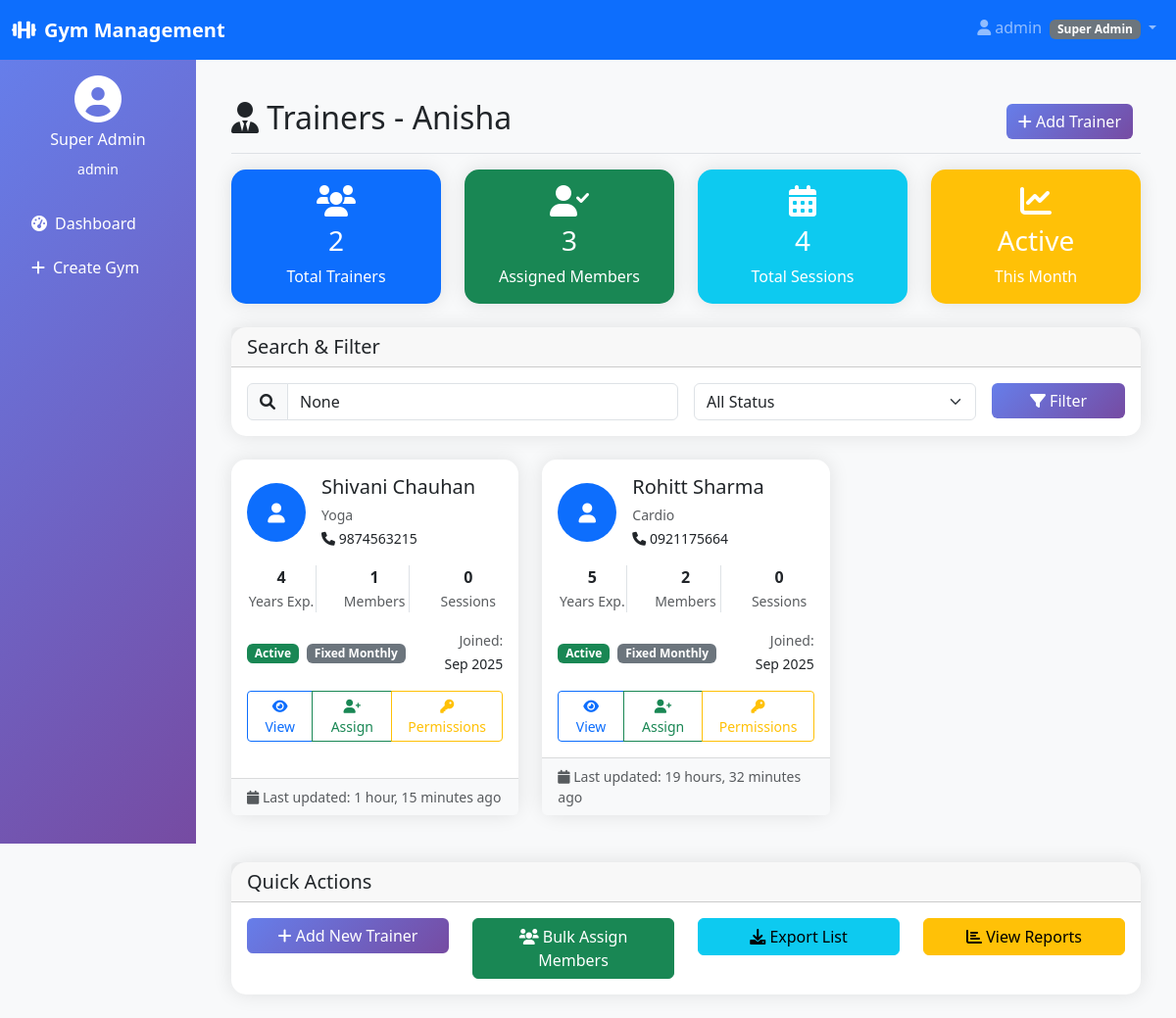
/trainer/gym/11/trainers/ (signed in), run on the app's committed database.
### multiple_gym/models.py (models this page shows, shortened)
class User(AbstractUser):
    USER_TYPES = (
        ('superadmin', 'Super Admin'),
        ('gymadmin', 'Gym Admin'),
        ('member', 'Member'),
        ('trainer', 'Trainer'),
    )
    user_type = models.CharField(max_length=20, choices=USER_TYPES, default='member')
    phone = models.CharField(max_length=15, blank=True)
    created_at = models.DateTimeField(auto_now_add=True)

class Gym(models.Model):
    name = models.CharField(max_length=100)
    address = models.TextField()
    phone = models.CharField(max_length=15)
    email = models.EmailField()
    registration_date = models.DateTimeField(auto_now_add=True)
    is_active = models.BooleanField(default=True)
    created_by = models.ForeignKey(User, on_delete=models.CASCADE, limit_choices_to={'user_type': 'superadmin'})

### trainer_management/models.py (models this page shows, shortened)
class Trainer(models.Model):
    user = models.OneToOneField(
        settings.AUTH_USER_MODEL,
        on_delete=models.CASCADE,
        limit_choices_to={'user_type': 'trainer'}
    )
    gym = models.ForeignKey(
        'multiple_gym.Gym',
        on_delete=models.CASCADE,
        related_name='trainers'
    )
    GENDER_CHOICES = [
        ('M', 'Male'),
        ('F', 'Female'),
        ('O', 'Other')
    ]
    date_of_birth = models.DateField(null=True, blank=True)
    gender = models.CharField(max_length=1, choices=GENDER_CHOICES, blank=True)
    phone = models.CharField(max_length=15)
    alternate_phone = models.CharField(max_length=15, blank=True)
    photo = models.ImageField(upload_to='trainer_photos/', blank=True, null=True)
    address_line1 = models.CharField(max_length=100, blank=True)
    address_line2 = models.CharField(max_length=100, blank=True)
    city = models.CharField(max_length=50, blank=True)
    state = models.CharField(max_length=50, blank=True)
    pin_code = models.CharField(max_length=6, blank=True)
    specialization = models.CharField(max_length=200, blank=True, help_text="e.g., Weight Training, Yoga, Cardio")
    certifications = models.TextField(blank=True, help_text="List of certifications")
    experience_years = models.IntegerField(default=0)
    bio = models.TextField(blank=True, help_text="Professional bio/description")
    salary_type = models.CharField(max_length=20, choices=[
        ('fixed', 'Fixed Monthly'),
        ('hourly', 'Per Hour'),
        ('session', 'Per Session'),
        ('commission', 'Commission Based')
    ], default='fixed')
    salary_amount = models.DecimalField(max_digits=10, decimal_places=2, default=0)
    is_active = models.BooleanField(default=True)
    hire_date = models.DateField(default=timezone.now)
    created_at = models.DateTimeField(auto_now_add=True)
    updated_at = models.DateTimeField(auto_now=True)
    created_by = models.ForeignKey(
        settings.AUTH_USER_MODEL,
        on_delete=models.SET_NULL,
        null=True,
        related_name='created_trainers'
    )
    class Meta:
        verbose_name = "Trainer"
        verbose_name_plural = "Trainers"
        ordering = ['-created_at']
        unique_together = ['user', 'gym']  # One trainer per gym per user
    @property
    def assigned_members_count(self):
        return self.assigned_members.filter(is_active=True).count()
    @property
    def total_sessions_count(self):
        return self.sessions.count()
    @property
    def active_sessions_count(self):
        return self.sessions.filter(status='active').count()

### trainer_management/views.py (the view, shortened to what this page needs)
# urls.py: path('gym/<int:gym_id>/trainers/', views.trainer_list, name='trainer_list'),
@login_required
def trainer_list(request, gym_id):
    if request.user.user_type not in ["superadmin", "gymadmin"]:
        messages.error(request, "Access denied!")
        return redirect("login")
    gym = get_object_or_404(Gym, id=gym_id)
    trainers = Trainer.objects.filter(gym=gym, is_active=True).order_by('-created_at')
    search_query = request.GET.get('search')
    total_trainers = trainers.count()
    total_assigned_members = sum(t.assigned_members_count for t in trainers)
    total_sessions = sum(t.total_sessions_count for t in trainers)
    context = {
        'gym': gym,
        'gym_id': gym_id,
        'trainers': trainers,
        'search_query': search_query,
        'total_trainers': total_trainers,
        'total_assigned_members': total_assigned_members,
        'total_sessions': total_sessions,
    }
    return render(request, 'trainer_management/trainer_list.html', context)

### templates/trainer_management/trainer_list.html (shortened to what this page needs)
{% extends 'multiple_gym/base.html' %}
{% block content %}
<div class="d-flex justify-content-between flex-wrap flex-md-nowrap align-items-center pt-3 pb-2 mb-3 border-bottom">
    <h1 class="h2">
        <i class="fas fa-user-tie"></i> Trainers - {{ gym.name }}
    </h1>
    <div class="btn-toolbar mb-2 mb-md-0">
        <div class="btn-group me-2">
            <a href="{% url 'trainer_management:add_trainer' gym_id %}" class="btn btn-primary">
                <i class="fas fa-plus"></i> Add Trainer
            </a>
        </div>
    </div>
</div>
<div class="row mb-4">
    <div class="col-md-3">
        <div class="card bg-primary text-white">
            <div class="card-body text-center">
                <i class="fas fa-users fa-2x mb-2"></i>
                <h3>{{ total_trainers }}</h3>
                <p class="mb-0">Total Trainers</p>
            </div>
        </div>
    </div>
    <div class="col-md-3">
        <div class="card bg-success text-white">
            <div class="card-body text-center">
                <i class="fas fa-user-check fa-2x mb-2"></i>
                <h3>{{ total_assigned_members }}</h3>
                <p class="mb-0">Assigned Members</p>
            </div>
        </div>
    </div>
    <div class="col-md-3">
        <div class="card bg-info text-white">
            <div class="card-body text-center">
                <i class="fas fa-calendar-alt fa-2x mb-2"></i>
                <h3>{{ total_sessions }}</h3>
                <p class="mb-0">Total Sessions</p>
            </div>
        </div>
    </div>
    <div class="col-md-3">
        <div class="card bg-warning text-white">
            <div class="card-body text-center">
                <i class="fas fa-chart-line fa-2x mb-2"></i>
                <h3>Active</h3>
                <p class="mb-0">This Month</p>
            </div>
        </div>
    </div>
</div>
<div class="card mb-4">
    <div class="card-header">
        <h5 class="mb-0">Search & Filter</h5>
    </div>
    <div class="card-body">
        <form method="get" class="row g-3">
            <div class="col-md-6">
                <div class="input-group">
                    <span class="input-group-text">
                        <i class="fas fa-search"></i>
                    </span>
                    <input type="text" class="form-control" name="search"
                           placeholder="Search by name, phone, or specialization..."
                           value="{{ search_query }}">
                </div>
            </div>
            <div class="col-md-4">
                <select class="form-select" name="status">
                    <option value="">All Status</option>
                </select>
            </div>
            <div class="col-md-2">
                <button type="submit" class="btn btn-primary w-100">
                    <i class="fas fa-filter"></i> Filter
                </button>
            </div>
        </form>
    </div>
</div>
<div class="row">
    {% if trainers %}
        {% for trainer in trainers %}
        <div class="col-md-6 col-lg-4 mb-4">
            <div class="card h-100 trainer-card">
                <div class="card-body">
                    <div class="d-flex align-items-center mb-3">
                        <div class="me-3">
                            {% if trainer.photo %}
                                <img src="{{ trainer.photo.url }}" class="rounded-circle" width="60" height="60" alt="Trainer Photo">
                            {% else %}
                                <div class="bg-primary rounded-circle d-inline-flex align-items-center justify-content-center" style="width: 60px; height: 60px;">
                                    <i class="fas fa-user text-white fa-lg"></i>
                                </div>
                            {% endif %}
                        </div>
                        <div class="flex-grow-1">
                            <h5 class="card-title mb-1">{{ trainer.user.get_full_name }}</h5>
                            <p class="card-text text-muted mb-0">
                                <small>{{ trainer.specialization|default:"General Trainer" }}</small>
                            </p>
                            <p class="card-text mb-0">
                                <small>
                                    <i class="fas fa-phone"></i> {{ trainer.phone }}
                                </small>
                            </p>
                        </div>
                    </div>
                    <div class="row text-center mb-3">
                        <div class="col-4">
                            <div class="border-end">
                                <strong>{{ trainer.experience_years }}</strong>
                                <br>
                                <small class="text-muted">Years Exp.</small>
                            </div>
                        </div>
                        <div class="col-4">
                            <div class="border-end">
                                <strong>{{ trainer.assigned_members_count }}</strong>
                                <br>
                                <small class="text-muted">Members</small>
                            </div>
                        </div>
                        <div class="col-4">
                            <strong>{{ trainer.active_sessions_count }}</strong>
                            <br>
                            <small class="text-muted">Sessions</small>
                        </div>
                    </div>
                    <div class="d-flex justify-content-between align-items-center mb-3">
                        <div>
                            <span class="badge bg-{% if trainer.is_active %}success{% else %}danger{% endif %}">
                                {% if trainer.is_active %}Active{% else %}Inactive{% endif %}
                            </span>
                            <span class="badge bg-secondary ms-1">
                                {{ trainer.get_salary_type_display }}
                            </span>
                        </div>
                        <div class="text-end">
                            <small class="text-muted">Joined:</small>
                            <br>
                            <small>{{ trainer.hire_date|date:"M Y" }}</small>
                        </div>
                    </div>
                    <div class="d-grid gap-2">
                        <div class="btn-group" role="group">
                            <a href="{% url 'trainer_management:trainer_detail' gym_id trainer.id %}"
                               class="btn btn-outline-primary btn-sm">
                                <i class="fas fa-eye"></i> View
                            </a>
                            <a href="{% url 'trainer_management:assign_members' gym_id trainer.id %}"
                               class="btn btn-outline-success btn-sm">
                                <i class="fas fa-user-plus"></i> Assign
                            </a>
                            <a href="{% url 'trainer_management:trainer_permissions' gym_id trainer.id %}"
                               class="btn btn-outline-warning btn-sm">
                                <i class="fas fa-key"></i> Permissions
                            </a>
                        </div>
                    </div>
                </div>
                <div class="card-footer bg-light">
                    <div class="d-flex justify-content-between align-items-center">
                        <small class="text-muted">
                            <i class="fas fa-calendar"></i>
                            Last updated: {{ trainer.updated_at|timesince }} ago
                        </small>
                    </div>
                </div>
            </div>
        </div>
        {% endfor %}
    {% endif %}
</div>
{% if trainers %}
<div class="row mt-4">
    <div class="col-12">
        <div class="card">
            <div class="card-header">
                <h5 class="mb-0">Quick Actions</h5>
            </div>
            <div class="card-body">
                <div class="row">
                    <div class="col-md-3">
                        <a href="{% url 'trainer_management:add_trainer' gym_id %}" class="btn btn-primary w-100">
                            <i class="fas fa-plus"></i> Add New Trainer
                        </a>
                    </div>
                    <div class="col-md-3">
                        <button class="btn btn-success w-100" onclick="bulkAssignMembers()">
                            <i class="fas fa-users"></i> Bulk Assign Members
                        </button>
                    </div>
                    <div class="col-md-3">
                        <button class="btn btn-info w-100" onclick="exportTrainerList()">
                            <i class="fas fa-download"></i> Export List
                        </button>
                    </div>
                    <div class="col-md-3">
                        <button class="btn btn-warning w-100" onclick="viewTrainerReports()">
                            <i class="fas fa-chart-bar"></i> View Reports
                        </button>
                    </div>
                </div>
            </div>
        </div>
    </div>
</div>
{% endif %}
{% endblock %}

### templates/multiple_gym/base.html (shortened to what this page needs)
<!DOCTYPE html>
<html lang="en">
<head>
    <link href="https://cdnjs.cloudflare.com/ajax/libs/bootstrap/5.3.0/css/bootstrap.min.css" rel="stylesheet">
    <link href="https://cdnjs.cloudflare.com/ajax/libs/font-awesome/6.0.0/css/all.min.css" rel="stylesheet">
</head>
<body class="bg-light">
    <nav class="navbar navbar-expand-lg navbar-dark bg-primary">
        <div class="container-fluid">
            <a class="navbar-brand" href="#">
                <i class="fas fa-dumbbell me-2"></i>Gym Management
            </a>
            {% if user.is_authenticated %}
            <div class="navbar-nav ms-auto">
                <div class="nav-item dropdown">
                    <a class="nav-link dropdown-toggle" href="#" role="button" data-bs-toggle="dropdown">
                        <i class="fas fa-user me-1"></i>{{ user.username }}
                        <span class="badge bg-secondary ms-1">{{ user.get_user_type_display }}</span>
                    </a>
                </div>
            </div>
            {% endif %}
        </div>
    </nav>
    <div class="container-fluid">
        <div class="row">
            {% if user.is_authenticated and user.user_type != 'member' %}
            <div class="col-md-3 col-lg-2 px-0">
                <div class="sidebar text-white p-3">
                    <div class="text-center mb-4">
                        <i class="fas fa-user-circle fa-3x mb-2"></i>
                        <h6>{{ user.get_user_type_display }}</h6>
                        <small>{{ user.username }}</small>
                    </div>
                    <ul class="nav flex-column">
                        {% if user.user_type == 'superadmin' %}
                        <li class="nav-item">
                            <a class="nav-link text-white" href="{% url 'multiple_gym:superadmin_dashboard' %}">
                                <i class="fas fa-tachometer-alt me-2"></i>Dashboard
                            </a>
                        </li>
                        <li class="nav-item">
                            <a class="nav-link text-white" href="{% url 'multiple_gym:create_gym' %}">
                                <i class="fas fa-plus me-2"></i>Create Gym
                            </a>
                        </li>
                        {% endif %}
                    </ul>
                </div>
            </div>
            {% endif %}
            <div
                class="{% if user.is_authenticated and user.user_type != 'member' %}col-md-9 col-lg-10{% else %}col-12{% endif %}">
                <div class="p-4">
                    {% block content %}{% endblock %}
                </div>
            </div>
        </div>
    </div>
</body>
</html>

### data on the page
User: username "admin", user_type "Super Admin"
Gym: name "Anisha"
Trainer: user.get_full_name "Shivani Chauhan", specialization "Yoga", phone "9874563215", experience_years "4", assigned_members_count "1", active_sessions_count "0", is_active "Active", salary_type "Fixed Monthly", hire_date "Sep 2025", updated_at "1 hour, 15 minutes"
Trainer: user.get_full_name "Rohitt Sharma", specialization "Cardio", phone "0921175664", experience_years "5", assigned_members_count "2", active_sessions_count "0", is_active "Active", salary_type "Fixed Monthly", hire_date "Sep 2025", updated_at "19 hours, 32 minutes"

### other printed values
{{ total_trainers }} "2"
{{ total_assigned_members }} "3"
{{ total_sessions }} "4"
